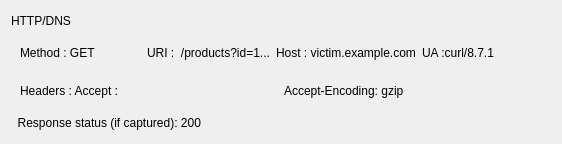
<?xml version="1.0" encoding="UTF-8"?>
<ui version="4.0">
 <class>HTTP_DNS</class>
 <widget class="QWidget" name="HTTP_DNS">
  <property name="geometry">
   <rect>
    <x>0</x>
    <y>0</y>
    <width>562</width>
    <height>144</height>
   </rect>
  </property>
  <property name="sizePolicy">
   <sizepolicy hsizetype="Expanding" vsizetype="Preferred">
    <horstretch>0</horstretch>
    <verstretch>0</verstretch>
   </sizepolicy>
  </property>
  <property name="windowTitle">
   <string>Form</string>
  </property>
  <layout class="QVBoxLayout" name="verticalLayout">
   <item>
    <widget class="QLabel" name="label">
     <property name="text">
      <string>HTTP/DNS</string>
     </property>
    </widget>
   </item>
   <item>
    <widget class="QWidget" name="widget" native="true">
     <layout class="QHBoxLayout" name="horizontalLayout">
      <item>
       <widget class="QLabel" name="label_2">
        <property name="text">
         <string>Method : GET</string>
        </property>
       </widget>
      </item>
      <item>
       <widget class="QLabel" name="label_5">
        <property name="text">
         <string>URI :  /products?id=1...</string>
        </property>
       </widget>
      </item>
      <item>
       <widget class="QLabel" name="label_6">
        <property name="text">
         <string>Host : victim.example.com</string>
        </property>
       </widget>
      </item>
      <item>
       <widget class="QLabel" name="label_7">
        <property name="text">
         <string>UA :curl/8.7.1</string>
        </property>
       </widget>
      </item>
     </layout>
    </widget>
   </item>
   <item>
    <widget class="QWidget" name="widget_2" native="true">
     <layout class="QHBoxLayout" name="horizontalLayout_2">
      <item>
       <widget class="QLabel" name="label_3">
        <property name="text">
         <string>Headers : Accept :</string>
        </property>
       </widget>
      </item>
      <item>
       <widget class="QLabel" name="label_8">
        <property name="text">
         <string>Accept-Encoding: gzip</string>
        </property>
       </widget>
      </item>
     </layout>
    </widget>
   </item>
   <item>
    <widget class="QLabel" name="label_4">
     <property name="text">
      <string>  Response status (if captured): 200</string>
     </property>
    </widget>
   </item>
  </layout>
 </widget>
 <resources/>
 <connections/>
</ui>
